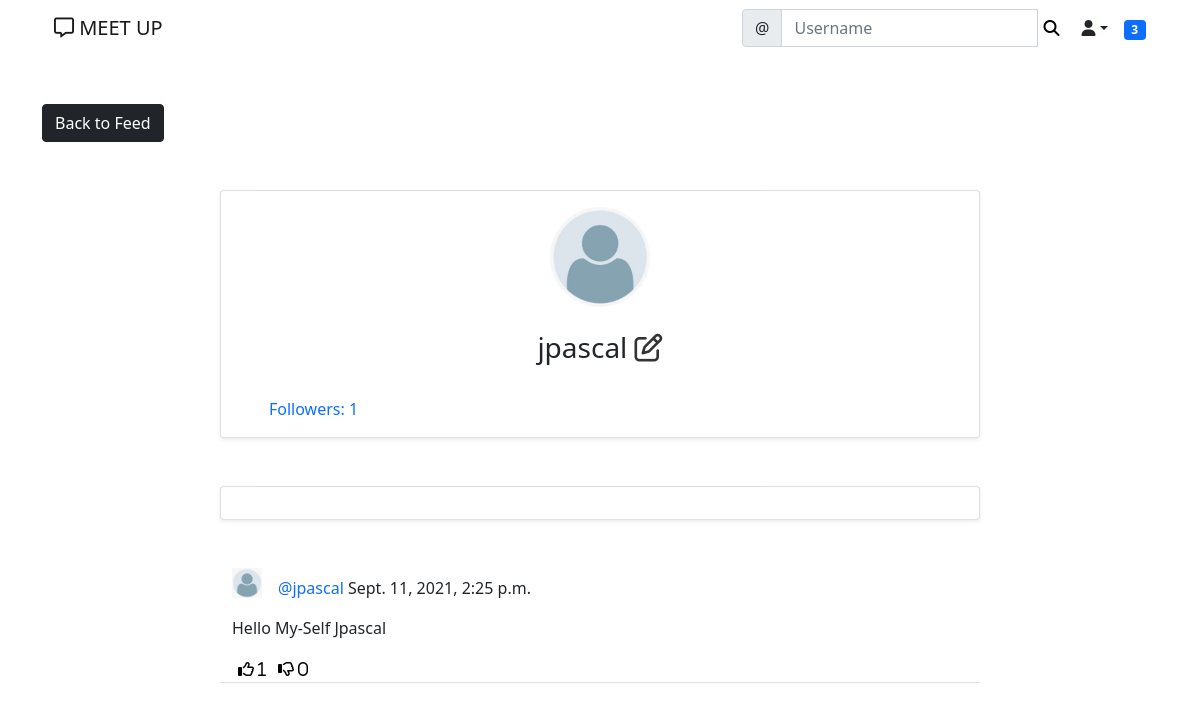
/meet/profile/4/ (signed in), run on an earlier commit of the app's database.
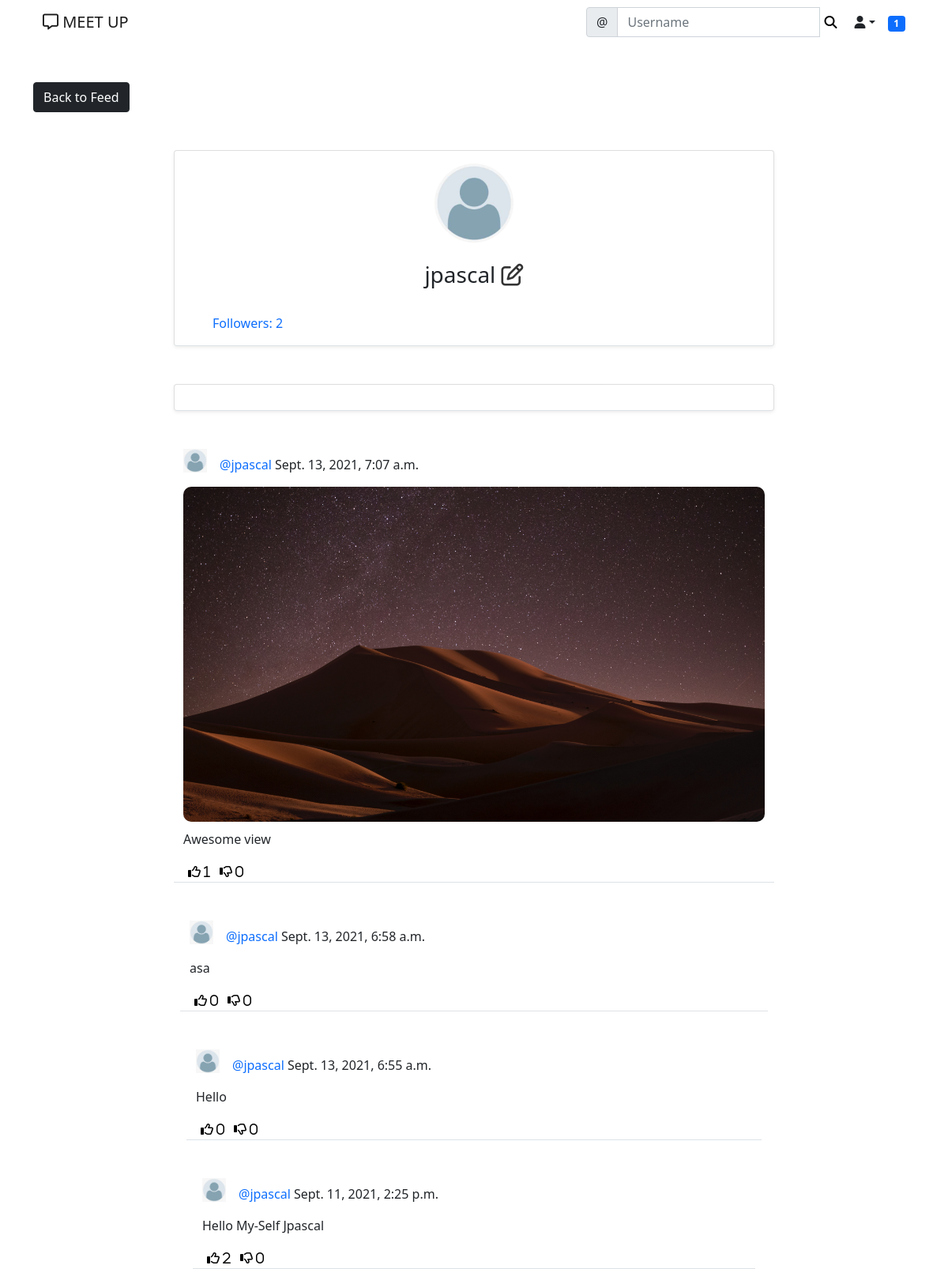
And on a later commit of the database.
### meet/models.py (models this page shows)
class UserProfile(models.Model):
	user = models.OneToOneField(User, primary_key=True, verbose_name='user', related_name='profile', on_delete=models.CASCADE)
	name = models.CharField(max_length=30, blank=True, null=True)
	bio = models.TextField(max_length=500, blank=True, null=True)
	interest = models.CharField(max_length=100, blank=True, null=True)
	birth_date =models.DateField(null=True, blank=True)
	location = models.CharField(max_length=100, blank=True, null=True)
	picture = models.ImageField(upload_to='uploads/profile_pictures', default='uploads/profile_pictures/default.png', blank=True)
	followers = models.ManyToManyField(User, blank=True, related_name='followers')

class Post(models.Model):
    body = models.TextField()
    image = models.ImageField(upload_to='uploads/post_photos', blank=True, null=True)
    created_on = models.DateTimeField(default=timezone.now)
    author = models.ForeignKey(User, on_delete=models.CASCADE)
    likes = models.ManyToManyField(User, blank=True, related_name='likes')
    dislikes = models.ManyToManyField(User, blank=True, related_name='dislikes')

### meet/views.py (the view)
# urls.py: path('profile/<int:pk>/', ProfileView.as_view(), name='profile'),
class ProfileView(View):
    def get(self, request, pk, *args, **kwargs):
        profile = UserProfile.objects.get(pk=pk)
        user = profile.user
        posts = Post.objects.filter(author=user).order_by('-created_on')
        followers = profile.followers.all()
        number_of_followers = len(followers)
        if len(followers) == 0:
            is_following = False
        for follower in followers:
            if follower == request.user:
                is_following = True
                break
            else:
                is_following = False
        context = {
            'user': user,
            'profile': profile,
            'posts': posts,
            'number_of_followers': number_of_followers,
            'is_following' : is_following,
            }
        return render(request, 'meet/profile.html', context)

### landing/templatetags/custom_tags.py (called while the page is built)
@register.inclusion_tag('meet/show_notifications.html', takes_context=True)
def show_notifications(context):
	request_user = context['request'].user
	notifications = Notification.objects.filter(to_user=request_user).exclude(user_has_seen=True).order_by('-date')
	return {'notifications': notifications}

### meet/templates/meet/profile.html (shortened to what this page needs)
{% extends 'landing/base.html' %}
{% block content %}
<div class="container">
    <div class="row mt-5">
        <div class="col-md-3 col-sm-6">
            <a href="{% url 'post_list' %}" class="btn btn-dark">Back to Feed</a>
        </div>
    </div>
    <div class="row justify-content-center mt-5">
        <div class="card shadow-sm col-md-8 col-sm-12 border-bottom px-5 pt-3">
            <div class="text-center">
                <img src="{{ profile.picture.url }}" class="rounded-circle" width="100" height="100" />
                    {% if profile.name %}
                    <h3 class="py-4">{{ profile.name }}
                        <span>
                            {% if request.user == user %}
                                <a href="{% url 'profile-edit' profile.pk %}" class="edit-color"><i class="far fa-edit"></i></a>
                            {% endif %}
                        </span>
                        {% else %}
                        <h3 class="py-4">{{ user.username }}
                            <span>
                                {% if request.user == user %}
                                    <a href="{% url 'profile-edit' profile.pk %}" class="edit-color"><i class="far fa-edit"></i></a>
                                {% endif %}
                            </span>
                        </h3>
                        {% endif %}
            </div>
            <div class="mb-3">
                <a href="{% url 'list-followers' profile.pk %}" class="post-link">Followers: {{ number_of_followers }}</a>
            </div>
        </div>
    </div>
    <div class="row justify-content-center mt-5">
        <div class="card shadow-sm col-md-8 col-sm-12 border-bottom px-5 py-3">
        </div>
    </div>
    {% for post in posts %}
    <div class="row justify-content-center mt-5">
        <div class="col-md-8 col-sm-12 border-bottom">
            <div>
                <a href="{% url 'profile' post.author.profile.pk %}">
                    <img class="round-circle post-img" height="30" width="30" src="{{ post.author.profile.picture.url }}" />
                </a>
                <p class="post-text">
                    <a class="text-primary post-link" href="{% url 'profile' post.author.profile.pk %}">@{{ post.author }}</a> {{ post.created_on }}
                </p>
            </div>
            <div class="position-relative">
                {% if post.image %}
                  <img src="{{ post.image.url }}" class="post-image" />
                {% endif %}
                <p>{{ post.body }}</p>
            </div>
            <div class="d-flex flex-row">
                <form method="POST" action="{% url 'like' post.pk %}">
                    <button class="remove-default-btn" type="submit">
                        <i class="far fa-thumbs-up"> <span>{{ post.likes.all.count }}</span></i>
                    </button>
                </form>
                <form method="POST" action="{% url 'dislike' post.pk %}">
                    <button class="remove-default-btn" type="submit">
                        <i class="far fa-thumbs-down"> <span>{{ post.dislikes.all.count }}</span></i>
                    </button>
                </form>
        </div>
    </div>
    {% endfor %}
</div>
{% endblock content %}

### landing/templates/landing/base.html (shortened to what this page needs)
{% load static %}
<!doctype html>
<html lang="en">
  <head>
    <link href="https://cdn.jsdelivr.net/npm/bootstrap@5.0.2/dist/css/bootstrap.min.css" rel="stylesheet">
    <link rel="stylesheet" href="{% static 'main.css' %}">
  </head>
  <body>
      {% include 'landing/navbar.html' %}
      {% block content %}
      {% endblock content %}
  </body>
</html>

### landing/templates/landing/navbar.html (shortened to what this page needs)
{% load custom_tags %}
<div class="container">
<nav class="navbar navbar-expand-lg navbar-light">
  <div class="container-fluid">
    <a class="navbar-brand"
    {% if user.is_authenticated %}
    href="{% url 'post_list' %}"
    {% else %}
    href="{% url 'index' %}"
    {% endif %}
    ><i class="far fa-comment-alt"></i> MEET UP</a>
    <div class="collapse navbar-collapse" id="navbarTogglerDemo03">
      {% if user.is_authenticated %}
      <form class="d-flex" method="GET" action="{% url 'profile-search' %}">
        <div class="input-group">
          <span class="input-group-text" id="basic-addon1">@</span>
          <input type="text" class="form-control" placeholder="Username" aria-label="Username" aria-describedby="basic-addon1" name="query" value="{{ request.GET.query }}">
          <button class="remove-default-btn" type="submit"><i class="fas fa-search"></i></button>
        </div>
      </form>
      <div class="nav-item dropdown">
        <a class="nav-link dropdown-toggle text-dark" data-bs-toggle="dropdown" role="buton" aria-expanded="false"><i class="fas fa-user"></i></a>
      </div>
      <div class="nav-item">
        {% show_notifications %}
      {% else %}
      <a href="{% url 'account_login' %}" class="btn btn-primary mr-2" style="margin-right: 1rem;">Log In</a>
      <a href="{% url 'account_signup' %}" class="btn btn-outline-dark">Register</a>
      {% endif %}
    </div>
  </div>
</nav>
</div>

### meet/templates/meet/show_notifications.html (shortened to what this page needs)
<div class="dropdown">
	<span class="badge bg-primary notification-badge" onclick="showNotifications()">{{ notifications.count }}</span>
	</div>

### static/main.css (style rules this page uses)
.remove-default-btn { background-color: transparent; border: none; box-shadow: none; }
.edit-color { color: #333; }
.post-link { text-decoration: none; }
.post-text { padding-top: 0.5rem; }
.post-img { float: left; margin-right: 1rem; }
.post-image { max-width: 100%; height: auto; border-radius: 10px; margin-bottom: 10px; }
.notification-badge { transition: 0.3s; }
.dropdown { position: relative; display: inline-block; }

What changed in the data, as far as the page shows it:
added Post: author.profile.picture (placeholder picture), author "jpascal", created_on "Sept. 13, 2021, 7:07 a.m.", image (picture), body "Awesome view", likes.all.count "1", dislikes.all.count "0"
added Post: author.profile.picture (placeholder picture), author "jpascal", created_on "Sept. 13, 2021, 6:58 a.m.", body "asa", likes.all.count "0", dislikes.all.count "0"
added Post: author.profile.picture (placeholder picture), author "jpascal", created_on "Sept. 13, 2021, 6:55 a.m.", body "Hello", likes.all.count "0", dislikes.all.count "0"
computed for Post "Sept. 11, 2021, 2:25 p.m.": likes.all.count "1" → "2"
Also different on the page:
{{ notifications.count }}: "3" → "1"
{{ number_of_followers }}: "1" → "2"
